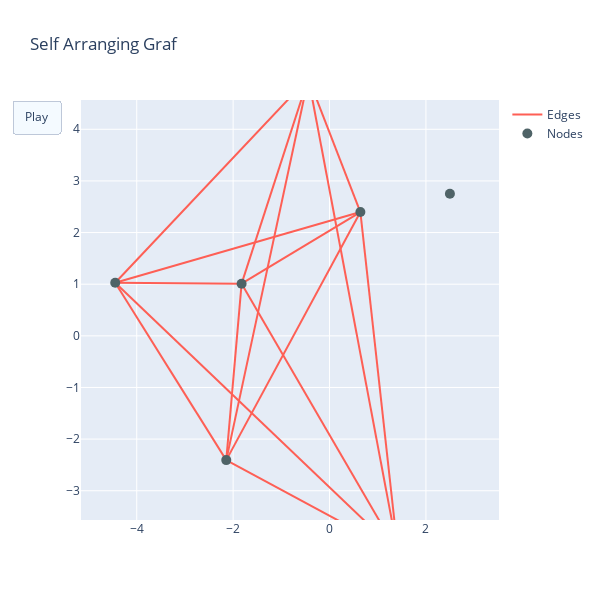

Here is the notebook cell this chart was saved with:
### Code cell
G.add_node(6)
# Calculate positions of nodes
x,y, stats = na.arrange_graph(G, T=100)
# Create plotly animation
node_list, edge_list = utils.graph_to_plotly(stats['positions'], stats['connection_matrix'])
fig = utils.animate_network(node_list, edge_list, padding_scale =1.)
fig.show()

### Figure 1 — Plotly figure (JSON) as saved in the notebook; plotly's stock layout.template omitted (floating-point values rounded to 4 significant figures)
{"data": [{"line": {"color": "#FE5F55", "width": 2}, "mode": "lines", "name": "Edges", "showlegend": true, "type": "scatter", "x": [0.64, -0.439, null, 0.64, -1.824, null, 0.64, 1.419, null, 0.64, -2.143, null, 0.64, -4.446, null, -0.439, -1.824, null, -0.439, 1.419, null, -0.439, -2.143, null, -0.439, -4.446, null, -1.824, 1.419, null, -1.824, -2.143, null, -1.824, -4.446, null, 1.419, -2.143, null, 1.419, -4.446, null, -2.143, -4.446, null], "y": [2.398, 4.992, null, 2.398, 1.01, null, 2.398, -4.198, null, 2.398, -2.407, null, 2.398, 1.028, null, 4.992, 1.01, null, 4.992, -4.198, null, 4.992, -2.407, null, 4.992, 1.028, null, 1.01, -4.198, null, 1.01, -2.407, null, 1.01, 1.028, null, -4.198, -2.407, null, -4.198, 1.028, null, -2.407, 1.028, null]}, {"marker": {"color": "#4F6367", "size": 10}, "mode": "markers", "name": "Nodes", "showlegend": true, "type": "scatter", "x": [0.64, -0.439, -1.824, 1.419, -2.143, -4.446, 2.497], "y": [2.398, 4.992, 1.01, -4.198, -2.407, 1.028, 2.752]}], "layout": {"height": 600, "hovermode": "closest", "title": {"text": "Self Arranging Graf"}, "updatemenus": [{"buttons": [{"args": [null], "label": "Play", "method": "animate"}], "type": "buttons"}], "width": 600, "xaxis": {"autorange": false, "range": [-5.156, 3.516], "zeroline": false}, "yaxis": {"autorange": false, "range": [-3.567, 4.567], "zeroline": false}}}
